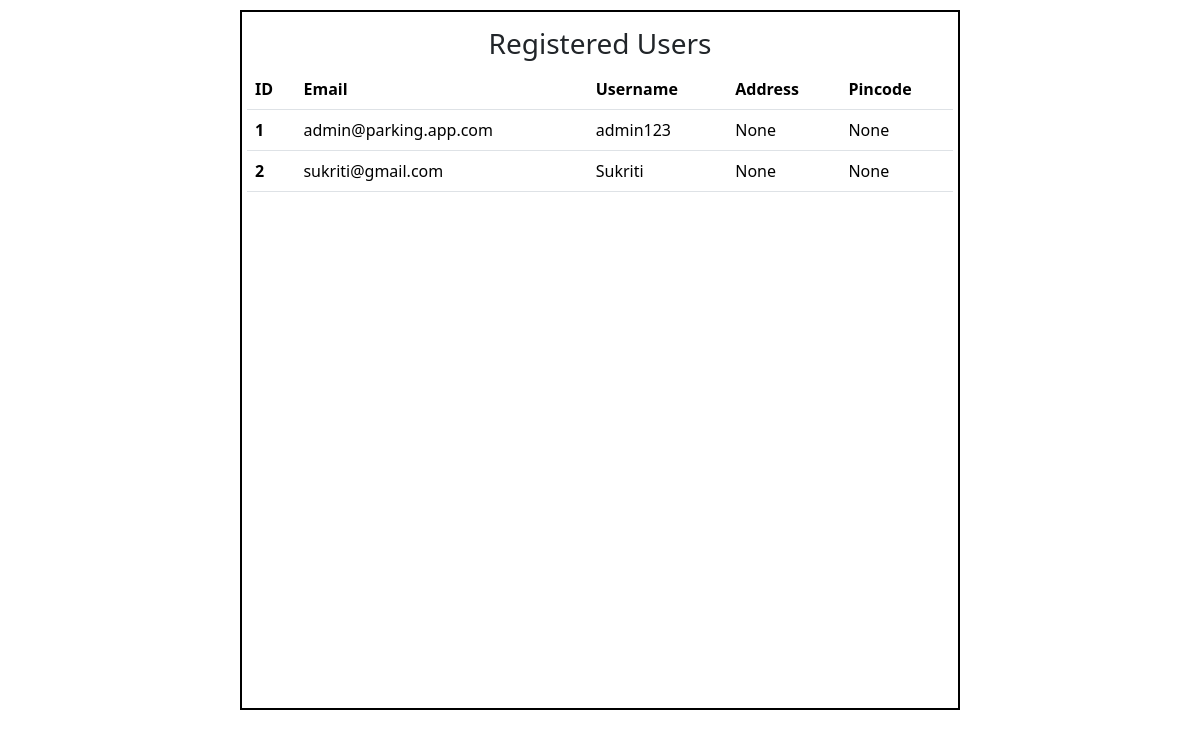
Page /display_users on the earlier database version.
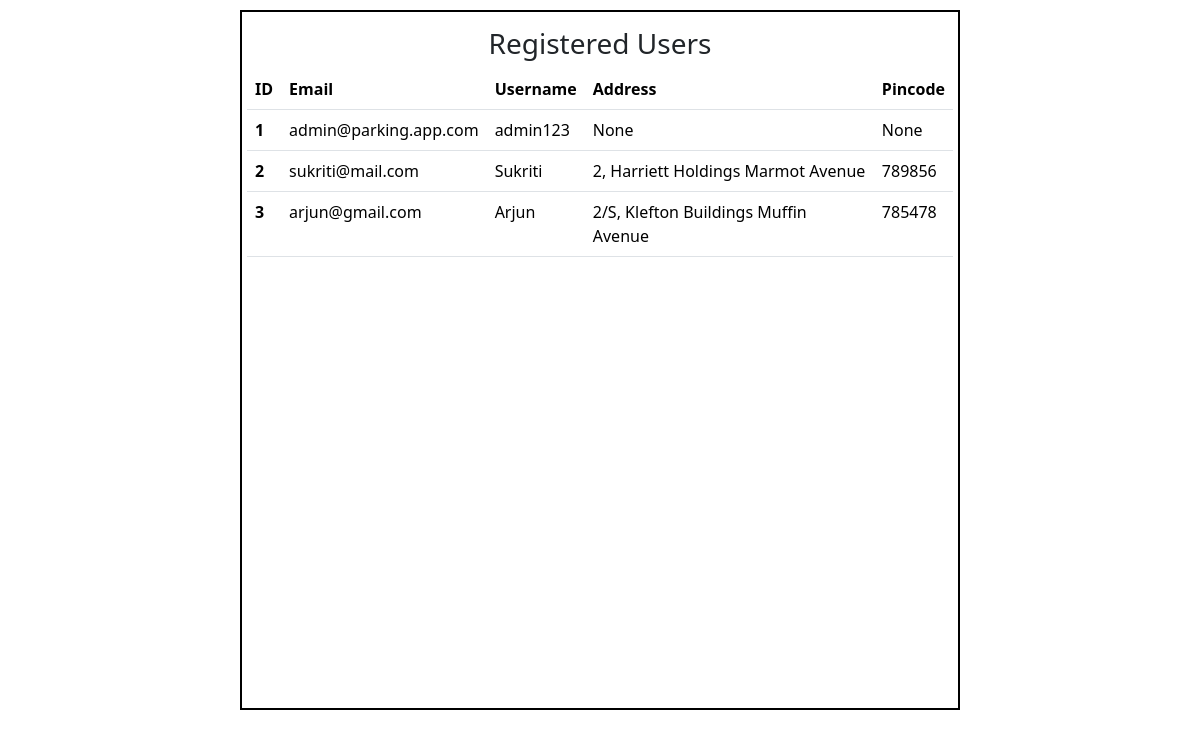
Same page on the later database version.
### application/models.py (models this page shows)
class User(db.Model):
    id = db.Column(db.Integer, primary_key=True)
    username = db.Column(db.String(), nullable=False, unique=True)
    email = db.Column(db.String(), nullable=False)
    password = db.Column(db.String(), nullable=False)
    type = db.Column(db.String(), default='general')
    address = db.Column(db.String())
    pincode = db.Column(db.String())

### application/controllers.py (the view)
@app.route("/display_users")
def display_registered_users():
    users=User.query.all()
    return render_template("display_users.html",users=users)

### templates/display_users.html (shortened to what this page needs)
<!DOCTYPE html>
<html lang="en">
<head>
    <link href="https://cdn.jsdelivr.net/npm/bootstrap@5.3.7/dist/css/bootstrap.min.css" rel="stylesheet">
    <link rel="stylesheet" href="../static/style.css">
</head>
<body>
    <div id="main">
        <div id="canvas">
            <div id="content">
                <h3 class="headings">Registered Users</h3>
                <table class="table">
                    <thead>
                        <tr>
                        <th scope="col">ID</th>
                        <th scope="col">Email</th>
                        <th scope="col">Username</th>
                        <th scope="col">Address</th>
                        <th scope="col">Pincode</th>
                        </tr>
                    </thead>
                    <tbody>
                        {% for user in users %}
                        <tr>
                        <th scope="row">{{user.id}}</th>
                        <td>{{user.email}}</td>
                        <td>{{user.username}}</td>
                        <td>{{user.address}}</td>
                        <td>{{user.pincode}}</td>
                        </tr>
                        {% endfor %}
                    </tbody>
                </table>
            </div>
        </div>
    </div>
</body>
</html>

### static/style.css (style rules this page uses)
* { margin:0; padding:0; box-sizing: border-box; }
#main { margin-top: 10px; }
#canvas { border: 2px solid black; padding:5px; width:60%; margin:auto; height:700px; overflow-y: auto; }
.headings { margin-top:10px; text-align: center; }

Differences in the rows shown:
changed User "Sukriti": email "sukriti@gmail.com" → "sukriti@mail.com"; address "None" → "2, Harriett Holdings Marmot Avenue"; pincode "None" → "789856"
added User: id "3", email "arjun@gmail.com", username "Arjun", address "2/S, Klefton Buildings Muffin Avenue", pincode "785478"
